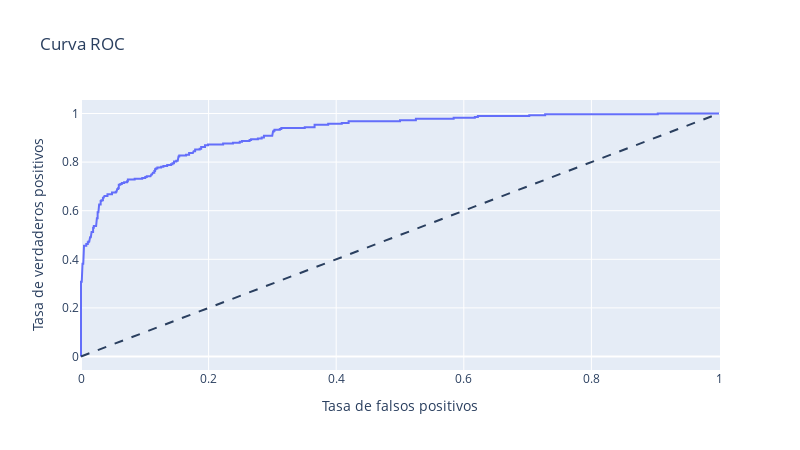

The notebook cell this image was saved under:
### Markdown cell above
#### CATBOOST

### Code cell
Mejores_hiperparámetros = {'border_count': 50, 'depth': 4, 'iterations': 600, 'l2_leaf_reg': 5, 'learning_rate': 0.1}
model_catboost = CatBoostClassifier(**Mejores_hiperparámetros, verbose=False)

# param_grid = {
#     "iterations": [200, 400, 600],
#     "learning_rate": [0.01, 0.1, 0.2],
#     "depth": [4, 6, 8],
#     "l2_leaf_reg": [1, 3, 5],
#     "border_count": [32, 50, 100],
# }

# grid_search = GridSearchCV(estimator=model_catboost, param_grid=param_grid, scoring="roc_auc", cv=5, n_jobs=-1)
# grid_search.fit(X_train, y_train)

# best_params = grid_search.best_params_
# best_model = grid_search.best_estimator_

# predictions = best_model.predict(X_test)

# print("Mejores hiperparámetros:", best_params)
# "Mejores hiperparámetros: {'border_count': 50, 'depth': 4, 'iterations': 600, 'l2_leaf_reg': 5, 'learning_rate': 0.1}"
model_catboost.fit(X_train, y_train)
predictions = model_catboost.predict(X_test)

find_scores(X_test,y_test, predictions, model_catboost)

### Figure 1 — Plotly figure (JSON) as saved in the notebook; plotly's stock layout.template omitted (floating-point values rounded to 4 significant figures; data arrays with more than 128 entries replaced by an {"elided": "..."} marker saying what was removed)
{"data": [{"hovertemplate": "Tasa de falsos positivos=%{x}<br>Tasa de verdaderos positivos=%{y}<extra></extra>", "legendgroup": "", "line": {"color": "#636efa", "dash": "solid"}, "marker": {"symbol": "circle"}, "mode": "lines", "name": "", "orientation": "v", "showlegend": false, "type": "scatter", "x": {"elided": "196 float values"}, "xaxis": "x", "y": {"elided": "196 float values"}, "yaxis": "y"}], "layout": {"height": 450, "legend": {"tracegroupgap": 0}, "shapes": [{"line": {"dash": "dash"}, "type": "line", "x0": 0, "x1": 1, "y0": 0, "y1": 1}], "title": {"text": "Curva ROC"}, "width": 800, "xaxis": {"anchor": "y", "domain": [0, 1], "title": {"text": "Tasa de falsos positivos"}}, "yaxis": {"anchor": "x", "domain": [0, 1], "title": {"text": "Tasa de verdaderos positivos"}}}}
